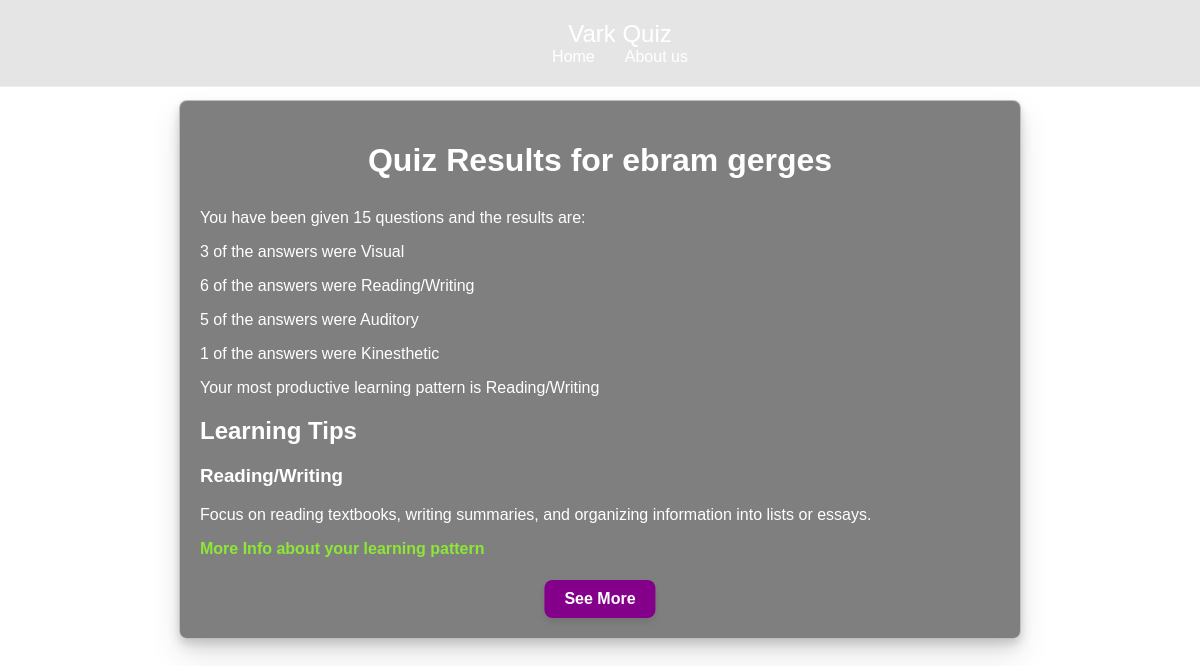
/quiz/results/ (signed in), run on the app's committed database.
### accounts/models.py (models this page shows, shortened)
class User(AbstractBaseUser, PermissionsMixin):
    email = models.EmailField(unique=True)
    username = models.CharField(max_length=150, unique=True)
    password = models.CharField(max_length=128)
    is_staff = models.BooleanField(default=False)
    is_superuser = models.BooleanField(default=False)
    is_active = models.BooleanField(default=True)
    USERNAME_FIELD = 'email'
    REQUIRED_FIELDS = ['username']
    objects = UserManager()

### tips/models.py (models this page shows, shortened)
class Tip(models.Model):
    learning_pattern = models.ForeignKey(LearningPattern, on_delete=models.CASCADE)
    advice = models.TextField()
    link = models.URLField()

class LearningPattern(models.Model):
    PATTERN_CHOICES = [
        ('V', 'Visual'),
        ('A', 'Auditory'),
        ('R', 'Reading/Writing'),
        ('K', 'Kinesthetic'),
    ]
    pattern = models.CharField(max_length=1, choices=PATTERN_CHOICES, unique=True)

### quiz/views.py (the view)
# urls.py: path('results/', views.quiz_result, name='results'),
@login_required
def quiz_result(request):
    if request.method == 'POST':
        data = json.loads(request.body)
        learning_patterns = data['learningPatterns']
        current_quiz_results = data['currentQuizResults']
        learning_patterns = {k: int(v) if v is not None else 0 for k, v in learning_patterns.items()}
        results_data = {
            'total_questions': sum(learning_patterns.values()),
            'visual': learning_patterns.get('V', 0),
            'auditory': learning_patterns.get('A', 0),
            'reading_writing': learning_patterns.get('R', 0),
            'kinesthetic': learning_patterns.get('K', 0),
            'current_quiz_results': current_quiz_results
        }
        AggregatedQuizResult.objects.create(
            user=request.user,
            total_questions=results_data['total_questions'],
            visual=results_data['visual'],
            auditory=results_data['auditory'],
            reading_writing=results_data['reading_writing'],
            kinesthetic=results_data['kinesthetic'],
            current_quiz_results=results_data['current_quiz_results']
        )
        dominant_pattern = max(learning_patterns, key=learning_patterns.get)
        tip = Tip.objects.filter(learning_pattern__pattern=dominant_pattern).first()
        return render(request, 'quiz/result.html', {'results': results_data, 'tip': tip})
    elif request.method == 'GET':
        latest_results = AggregatedQuizResult.objects.filter(user=request.user).order_by('-id').first()
        if latest_results:
            results_data = {
                'total_questions': latest_results.total_questions,
                'visual': latest_results.visual,
                'auditory': latest_results.auditory,
                'reading_writing': latest_results.reading_writing,
                'kinesthetic': latest_results.kinesthetic,
                'current_quiz_results': latest_results.current_quiz_results
            }
            learning_patterns = {
                'V': latest_results.visual,
                'A': latest_results.auditory,
                'R': latest_results.reading_writing,
                'K': latest_results.kinesthetic
            }
            dominant_pattern = max(learning_patterns, key=learning_patterns.get)
            tip = Tip.objects.filter(learning_pattern__pattern=dominant_pattern).first()
            return render(request, 'quiz/result.html', {'results': results_data, 'tip': tip})
        else:
            return render(request, 'quiz/result.html', {'error': 'No results available'}, status=400)
    else:
        return render(request, 'quiz/result.html', {'error': 'Invalid request method.', 'user': request.user})

### quiz/templates/quiz/result.html (shortened to what this page needs)
<!DOCTYPE html>
<html lang="en">
<head>
    {% load static %}
    <link rel="stylesheet" href="{% static 'css/styleresult.css' %}">
</head>
<body>
    <main class="main">
        <header class="header">
            <a href="{% url 'home' %}" class="logo">Vark Quiz</a>
            <nav class="navbar">
                <a href="{% url 'home' %}">Home</a>
                <a href="{% url 'about' %}">About us</a>
            </nav>
        </header>
        <div class="container">
            <h1>Quiz Results for {{user.username}}</h1>
            <div id="results-summary">
                {% if results.total_questions %}
                    <p>You have been given {{ results.total_questions }} questions and the results are:</p>
                    <p>{{ results.visual }} of the answers were Visual</p>
                    <p>{{ results.reading_writing }} of the answers were Reading/Writing</p>
                    <p>{{ results.auditory }} of the answers were Auditory</p>
                    <p>{{ results.kinesthetic }} of the answers were Kinesthetic</p>
                    <p>Your most productive learning pattern is
                        {% if results.visual >= results.reading_writing and results.visual >= results.auditory and results.visual >= results.kinesthetic %}
                            Visual
                        {% elif results.reading_writing >= results.visual and results.reading_writing >= results.auditory and results.reading_writing >= results.kinesthetic %}
                            Reading/Writing
                        {% elif results.auditory >= results.visual and results.auditory >= results.reading_writing and results.auditory >= results.kinesthetic %}
                            Auditory
                        {% else %}
                            Kinesthetic
                        {% endif %}
                    </p>
                {% else %}
                    <p>No results available.</p>
                {% endif %}
            </div>
            <div class="tips-container">
                <h2>Learning Tips</h2>
                {% if tip %}
                    <div class="tip">
                        <h3>{{ tip.learning_pattern.get_pattern_display }}</h3>
                        <p>{{ tip.advice }}</p>
                        <a href="{{ tip.link }}" target="_blank">More Info about your learning pattern</a>
                    </div>
                {% else %}
                    <p>No tips available.</p>
                {% endif %}
            </div>
            <button id="see-more-btn">See More</button>
        </div>
    </main>
</body>
</html>

### quiz/static/css/styleresult.css (style rules this page uses)
body { font-family: 'Poppins', sans-serif; background: url('../img/digital-art-isolated-house.jpg') no-repeat fixed center; background-size: cover; color: #333; margin: 0; padding: 0; }
.header { background-color: rgba(0, 0, 0, 0.1); border-bottom: 1px solid rgba(255, 255, 255, 0.3); backdrop-filter: blur(10px); -webkit-backdrop-filter: blur(10px); color: #fff; padding: 20px; text-align: center; position: fixed; width: 100%; top: 0; z-index: 1000; }
.header .logo { font-size: 24px; color: white; text-decoration: none; }
.navbar { display: flex; justify-content: center; align-items: center; }
.navbar a { color: white; text-decoration: none; margin: 0 15px; transition: color 0.3s ease; }
.container { position: relative; max-width: 800px; margin: 100px auto 50px; padding: 20px; padding-bottom: 60px; background: rgba(0, 0, 0, 0.5); border: 1px solid rgba(255, 255, 255, 0.5); border-radius: 8px; backdrop-filter: blur(10px); -webkit-backdrop-filter: blur(10px); box-shadow: 0 4px 8px rgba(0, 0, 0, 0.1), 0 8px 16px rgba(0, 0, 0, 0.1), 0 16px 32px rgba(0, 0, 0, 0.1); color: #fff; }
h1 { text-align: center; margin-bottom: 30px; }
#see-more-btn { background-color: #85008a; color: #fff; border: none; border-radius: 8px; padding: 10px 20px; font-size: 16px; font-weight: 600; cursor: pointer; transition: background-color 0.3s ease, transform 0.3s ease; box-shadow: 0 4px 8px rgba(0, 0, 0, 0.1); position: absolute; bottom: 20px; left: 50%; transform: translateX(-50%); }
.tip a { color: rgb(140, 231, 54); text-decoration: none; font-weight: bold; transition: color 0.3s ease; }
.tips-container { margin-bottom: 20px; }

### data on the page
User: username "ebram gerges"
Tip: learning_pattern.pattern "Reading/Writing", advice "Focus on reading textbooks, writing summaries, and organizing information into lists or essays."

### other printed values
{{ results.total_questions }} "15"
{{ results.visual }} "3"
{{ results.reading_writing }} "6"
{{ results.auditory }} "5"
{{ results.kinesthetic }} "1"
